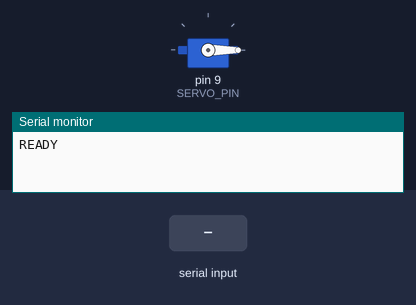
Simulated run of this sketch. Board: Arduino Uno, built with avr-gcc and run on an emulated ATmega328P. On the bench: servo, the last lines printed to the serial monitor. The test bench sets the inputs (shaded band).

Above: at 2.2 s.
2.3 s: "1" received over Serial
At 2.5 s:
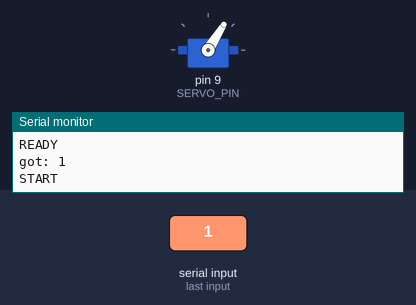
Timing chart, 0 to 5.3 s (numbered marks = the images above; inputs shaded):
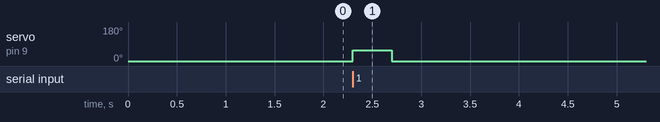

The sketch:

main.ino
```cpp
#include <Servo.h>

const int SERVO_PIN = 9;
const int REST_ANGLE = 0;
const int PRESS_ANGLE = 58;

// 서보가 이동하는 시간(왕복)을 충분히 크게 줌
const unsigned long MOVE_TIME = 400;    // 0→180 또는 180→0 가는 데 걸리는 시간(ms)
const unsigned long SETTLE_TIME = 200;  // 멈추고 진동 가라앉는 시간(ms)

Servo bloodServo;

void setup() {
  bloodServo.attach(SERVO_PIN);
  bloodServo.write(REST_ANGLE);

  Serial.begin(115200);
  delay(1000);
  Serial.println("READY");
}

void loop() {
  if (Serial.available() > 0) {
    char c = Serial.read();      // 한 글자 읽기

    Serial.print("got: ");
    Serial.println(c);

    if (c == '1') {              // '1' 받으면만 동작
      pressOnce();
    }
  }
}

void pressOnce() {
  Serial.println("START");

  // 1) 0도 -> 180도
  bloodServo.write(PRESS_ANGLE);
  delay(MOVE_TIME);          // ★ 실제로 180도까지 가는 시간을 충분히 기다림

  // 2) 180도 -> 0도
  bloodServo.write(REST_ANGLE);
  delay(MOVE_TIME);          // ★ 다시 0도로 돌아오는 시간 기다림

  // 3) 진동/관성 가라앉는 시간
  delay(SETTLE_TIME);

  // 4) 이제서야 동작 완료 신호 보내기
  Serial.println("DONE");
}
```

Measured:
- after the input at 2.3 s, servo on pin 9 (SERVO_PIN): 0° → 58° at once, → 0° 0.40 s later
